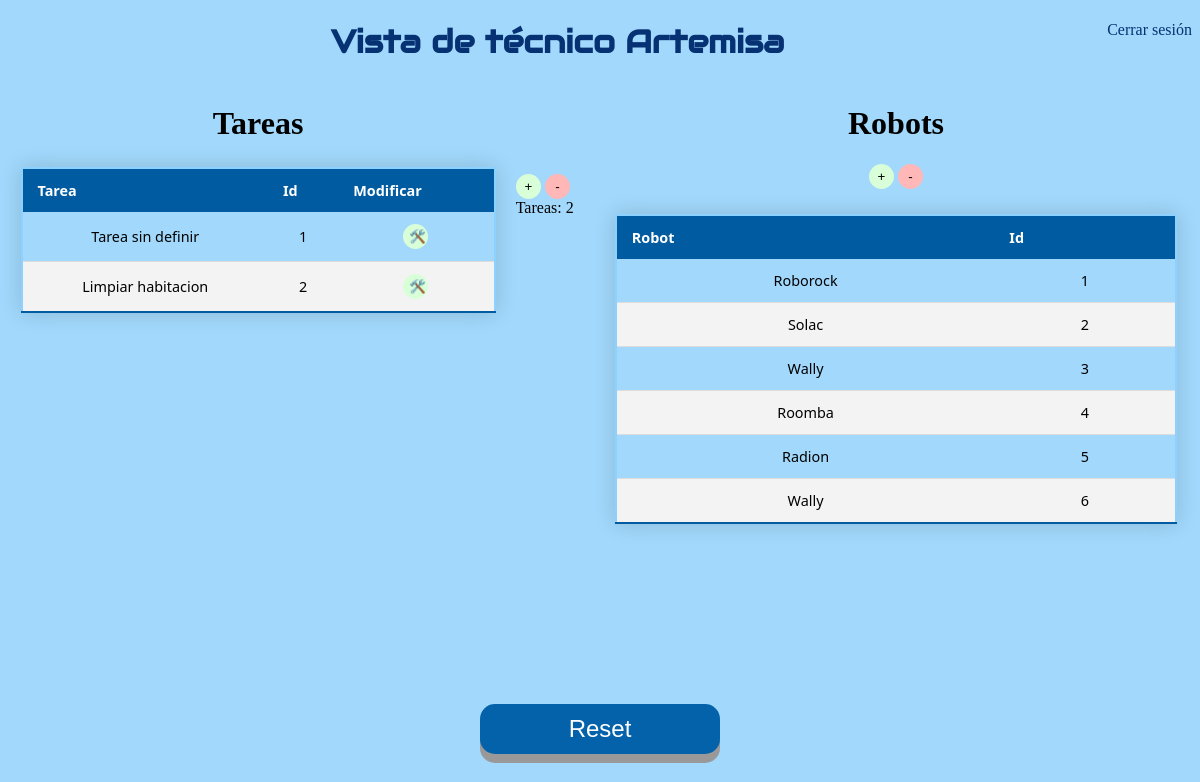
The page /Interfaz_tecnico.html on the database its author committed.
### app.py (models this page shows)
class Todo(db.Model): #Tabla para tareas creadas
    id = db.Column(db.Integer, primary_key=True)
    content = db.Column(db.String(200), nullable=False)
    priority = db.Column(db.String(200))        # prioridad
    descripcion = db.Column(db.String(200))             # Descripcion
    atributos = db.Column(db.String(800))               # Atributos

class Robo(db.Model):
    id = db.Column(db.Integer, primary_key=True)
    nombre = db.Column(db.String(200), nullable=False)

### app.py (the view)
@app.route('/Interfaz_tecnico.html', methods=['POST','GET'])     # Redireccion a Tecnico
def tecnico():
    tasks = Todo.query.order_by(Todo.id).all() # Este método nos devuelve todos los elementos de la tabla de la base de datos
    rob = Robo.query.order_by(Robo.id).all()
    return render_template('Interfaz_tecnico.html', tasks=tasks, rob=rob) # Presentar las tareas

### templates/Interfaz_tecnico.html (shortened to what this page needs)
{% extends 'base.html' %}
{% block head %}
</head>
{% endblock %}
{% block body %}
<a style="float:right" href="index.html">Cerrar sesión</a>
  <h1 class="principal" style="text-align:center"> Vista de técnico Artemisa</h1>
<div class="inline-div-izquierda">
  <h1 class="Copper">Tareas</h1>
  <center>
    <table>
      <thead>
        <tr>
            <th> Tarea</th>
            <th> Id </th>
            <th> Modificar </th>
        </tr>
      </thead>
      {% for task in tasks %}
        {% if task.id!=1 %}
          <tr>
            <td> {{ task.content }}</td>
            <td> {{ task.id - 1 }} </td>
            <td> <button type="button" class="button3" onClick="window.location.href='/update/{{ task.id }}';">🛠️</button> </td>
          </tr>
        {% endif %}
      {% endfor %}
      </table>
  </center>
</div>
<div class="inline-div-izquierda2">
  <br> <br> <br> <br> <br>
  <button type="button" class="button3" onClick="window.location.href='/new_update/{{ tasks[-1].id }}';">+</button>
  <button type="button" class="button4" onClick="window.location.href='/delete';">-</button>
 <br> &nbsp;
  Tareas:
  <a id="clicks">{{ tasks[-1].id -1 }}</a> <br>
</div>
<center>
  <div class="inline-div-derecha">
    <h1 class="Copper"> Robots</h1>
    <button type="button" class="button3" onClick="window.location.href='/nuevo_robot';">+</button>
    <button type="button" class="button4" onClick="window.location.href='/delete_robot';">-</button>
    <br>
    <table>
      <thead>
        <tr>
            <th> Robot</th>
            <th> Id </th>
        </tr>
      </thead>
      {% for robot in rob %}
      {% if robot.id!=1 %}
          <tr>
            <td> {{ robot.nombre }}</td>
            <td> {{ robot.id - 1 }} </td>
          </tr>
        {% endif %}
      {% endfor %}
      </table>
  </div>
  <br>
  <br>
</center>
<br> <br> <br> <br> <br> <br> <br> <br> <br> <br> <br> <br> <br> <br> <br> <br> <br> <br> <br> <br> <br>
<center>
  <button id="boton2" class="button2" onclick="window.location.href='/reset';">Reset</button>
</center>
  {% endblock %}

### templates/base.html
<!DOCTYPE html>
<html>
    <head>
        <link rel="stylesheet" href="{{ url_for('static', filename='css/main.css') }}">
        {% block head %} {% endblock %}
    </head>
    <body>
        {% block body %} {% endblock %}
    </body>
</html>

### static/css/main.css (style rules this page uses)
a:link { text-decoration: none; color: rgb(6, 50, 115); }
body { background-color: #a1d8fb; }
h1.Copper { font-family: Copperplate, Papyrus, fantasy; text-align: center }
h1.principal { font-family: "Audiowide", sans-serif; color: rgb(6, 50, 115); }
.button2 { width: 20%; height: 50px; position: absolute; top: 88%; left: 40%; font-size: 24px; text-align: center; position: absolute; bottom: 30px; right: 600px; cursor: pointer; outline: none; color: #fff; background-color: #0462aa; border: none; border-radius: 15px; box-shadow: 0 9px #999; }
.button3 { width: 25px; height: 25px; border: none; border-radius: 15px; background-color: #d8ffd8; }
.button4 { width: 25px; height: 25px; border: none; border-radius: 15px; background-color: #ffb7b7; }
.inline-div-derecha { width: 50%; float: right; }
.inline-div-izquierda { width: 500px; float: left; }
.inline-div-izquierda2 { width: 72px; float: left; }
table { border: 2px solid rgb(140, 209, 255); border-collapse: collapse; width: 95%; margin: 25px 0; font-size: 0.9em; font-family: "Segoe UI"; text-align: center; min-width: 400px; box-shadow: 0 0 20px rgba(0, 0, 0, 0.15); }
thead tr { background-color: #005ba0; color: #ffffff; text-align: left; }
th, td { padding: 12px 15px; }
tbody tr { border-bottom: 1px solid #dddddd; }
tbody tr:nth-of-type(even) { background-color: #f3f3f3; }
tbody tr:last-of-type { border-bottom: 2px solid #005ba0; }

### rows shown on the page
Todo: content "Tarea sin definir", id "1"
Todo: content "Limpiar habitacion", id "2"
Robo: nombre "Roborock", id "1"
Robo: nombre "Solac", id "2"
Robo: nombre "Wally", id "3"
Robo: nombre "Roomba", id "4"
Robo: nombre "Radion", id "5"
Robo: nombre "Wally", id "6"

### other values the page prints
{{ tasks[-1].id -1 }} "2"
